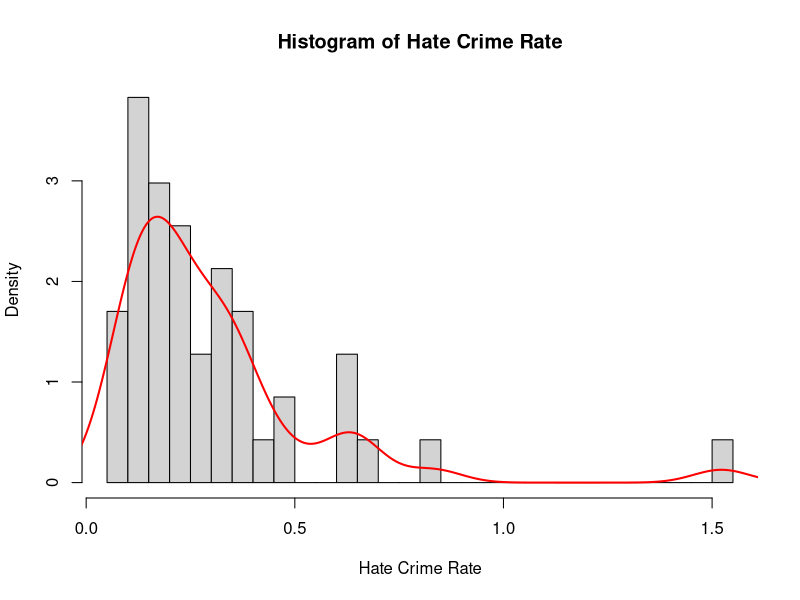

The R source for this figure: (Note: this script raises an error after producing the figure.)
## ---- chunk 1
knitr::opts_chunk$set(echo = FALSE,
                      message = FALSE, warning = FALSE,
                      fig.width = 8, fig.height = 6)

library(tidyverse)
library(patchwork)
library(dplyr)
## ---- chunk 2
crime = read_csv("HateCrimes.csv") %>%
  mutate(
    unemployment = factor(unemployment, levels = c("low", "high")),
    urbanization = factor(urbanization, levels = c("low", "high")),
    hate_crimes_per_100k_splc = as.numeric(hate_crimes_per_100k_splc)
  )
## ---- chunk 3
summary(crime$hate_crimes_per_100k_splc)
mean = mean(crime$hate_crimes_per_100k_splc, na.rm = TRUE)
median = median(crime$hate_crimes_per_100k_splc, na.rm = TRUE)
maximum = max(crime$hate_crimes_per_100k_splc, na.rm = TRUE)
minimum = min(crime$hate_crimes_per_100k_splc, na.rm = TRUE)

## ---- chunk 4
hist(crime$hate_crimes_per_100k_splc, breaks = 50, 
     main = "Histogram of Hate Crime Rate", xlab = "Hate Crime Rate", probability = T)
lines(density(x = crime$hate_crimes_per_100k_splc, na.rm = TRUE), col = "red", lwd = 2)

large_prop = crime %>%
  filter(hate_crimes_per_100k_splc < 0.5)
## ---- chunk 5
outlier = crime %>%
  filter(hate_crimes_per_100k_splc > 1 | is.na(hate_crimes_per_100k_splc)) %>%
  select(state, hate_crimes_per_100k_splc) %>%
  rename("hate_crime_rate" = "hate_crimes_per_100k_splc")
knitr::kable(outlier, caption = "Outlier and Missing Values")
## ---- chunk 6
crime_new = crime %>%
  filter(state != "District of Columbia")

mlr = lm(hate_crimes_per_100k_splc ~ unemployment + urbanization + median_household_income
       + perc_population_with_high_school_degree + perc_non_citizen + gini_index + perc_non_white,
       data = crime_new)
MASS::boxcox(mlr)
## ---- chunk 7
hist(log(crime_new$hate_crimes_per_100k_splc), breaks = 10, probability = T,
     main = "Histogram of Hate Crime Rates", xlab = "Hate Crime Rate")
lines(density(log(crime_new$hate_crimes_per_100k_splc), na.rm = TRUE), col = "red")
## ---- chunk 8

ggplot(crime_new, aes(x = gini_index, fill = unemployment)) +
  geom_density(stat = "density") +
  facet_grid(~unemployment) +
  scale_fill_viridis_d(alpha = 0.5) +
  labs(
    title = "Distribution of Gini Index stratified by Unemployment",
    x = "Gini Index"
  )

## ---- chunk 9

ggplot(crime_new, aes(x = gini_index, y = urbanization, fill = urbanization)) +
  geom_boxplot() +
  labs(
    title = "Boxplot of Gini Index stratified by Urbanization Status",
    y = "Gini Index",
    x = ""
  ) +
  coord_flip() +
  scale_fill_viridis_d(begin = 0.3, end = 0.7, alpha = 0.5)

